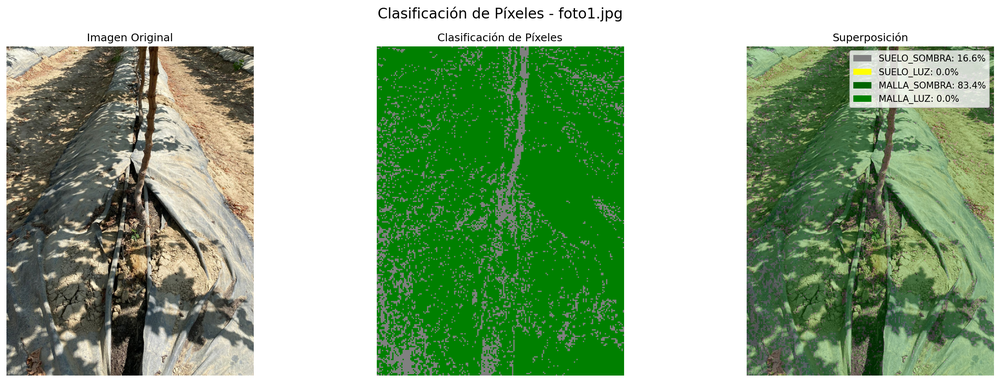
#> input picture pixel_test_foto1.png, 1000 x 382 px, shrunk from 2325 x 889 before the run
$ python -i procesamiento_service_v2.py   (imports and definitions only)
#> lines starting #> are read from the running program, lines starting #| are printed output that depends on the picture; after the words box and inside, x2 and y2 are one past the last pixel; in counts of white or black regions, pixels touching at a corner belong together
#> further down, picture is the input picture: shape (382, 1000, 3); mean B, G, R 138.1, 172.4, 145.3
import os
import json
import cv2
import numpy as np
import pickle
import joblib
from datetime import datetime
from typing import Dict, Any, Tuple
import tempfile

from src.procesamiento.postprocesamiento import calcular_porcentaje_suelo

class ProcesamientoServiceV2:
    """
    Servicio actualizado para procesar imágenes con modelo perfeccionado
    """

    def __init__(self, modelo_path: str = "modelo_perfeccionado.pkl"):
        self.modelo_path = modelo_path
        self.modelo = None
        self.scaler = None
        self.encoder = None
        self._cargar_modelo()

    def _cargar_modelo(self):
        """Carga el modelo perfeccionado con manejo de compatibilidad"""
        try:
            # Usar joblib directamente (más compatible con scikit-learn)
            data = joblib.load(self.modelo_path)

            if isinstance(data, tuple) and len(data) >= 2:
                self.modelo, self.scaler = data[0], data[1]
                if len(data) == 3:
                    self.encoder = data[2]
                else:
                    self.encoder = None
            else:
                self.modelo = data
                self.scaler = None
                self.encoder = None

            print(f"✅ Modelo cargado con joblib desde: {self.modelo_path}")

        except Exception as e:
            print(f"❌ Error cargando modelo: {e}")
            # Si falla la carga del modelo, crear un modelo dummy para que la app funcione
            print("⚠️ Creando modelo dummy para continuar...")
            self.modelo = None
            self.scaler = None
            self.encoder = None

    # [233 lines left out: functions _clasificacion_basica, extraer_caracteristicas_optimizadas, procesar_imagen_completa, _generar_imagen_resultado_completa, procesar_imagen_bytes, not called in this run]

    def procesar_imagen_visual(self, imagen: np.ndarray) -> Tuple[float, float, np.ndarray]:
        """
        Procesa imagen para visualización - usa exactamente la misma lógica que el código original
        """
        try:
            height, width = imagen.shape[:2]
#> height = 382; width = 1000
            print(f"📏 Dimensiones: {width}x{height}")
#| 📏 Dimensiones: 1000x382

            # Aplicar el modelo si está disponible
            if self.modelo is not None and self.scaler is not None:
                # Procesar imagen completa como en el código original
                pixeles = imagen.reshape(-1, 3)
                caracteristicas = self.extraer_caracteristicas_optimizadas(pixeles)

                # Escalar características
                caracteristicas_scaled = self.scaler.transform(caracteristicas)

                # Clasificar
                etiquetas_pred = self.modelo.predict(caracteristicas_scaled)

                # Decodificar etiquetas si hay encoder
                if self.encoder is not None:
                    etiquetas_pred = self.encoder.inverse_transform(etiquetas_pred)

                print(f"🔍 Etiquetas predichas: {np.unique(etiquetas_pred, return_counts=True)}")

                # Calcular porcentajes usando la función original
                from src.procesamiento.postprocesamiento import calcular_porcentaje_suelo
                porc_luz, porc_sombra, total_suelo = calcular_porcentaje_suelo(etiquetas_pred)

                # Crear máscaras como en el código original
                mask_luz = etiquetas_pred == "LUZ"
                mask_sombra = etiquetas_pred == "SOMBRA"

                # Reshape para imagen 2D
                mask_luz_2d = mask_luz.reshape((height, width))
                mask_sombra_2d = mask_sombra.reshape((height, width))

                # Crear máscara combinada (luz = 255, sombra = 128, resto = 0)
                light_mask = np.zeros((height, width), dtype=np.uint8)
                light_mask[mask_luz_2d] = 255
                light_mask[mask_sombra_2d] = 128

                print(f"🤖 Modelo aplicado - Luz: {porc_luz:.1f}%, Sombra: {porc_sombra:.1f}%")

                return porc_luz, porc_sombra, light_mask

            else:
                # Fallback: usar umbralización simple
                gray = cv2.cvtColor(imagen, cv2.COLOR_BGR2GRAY)
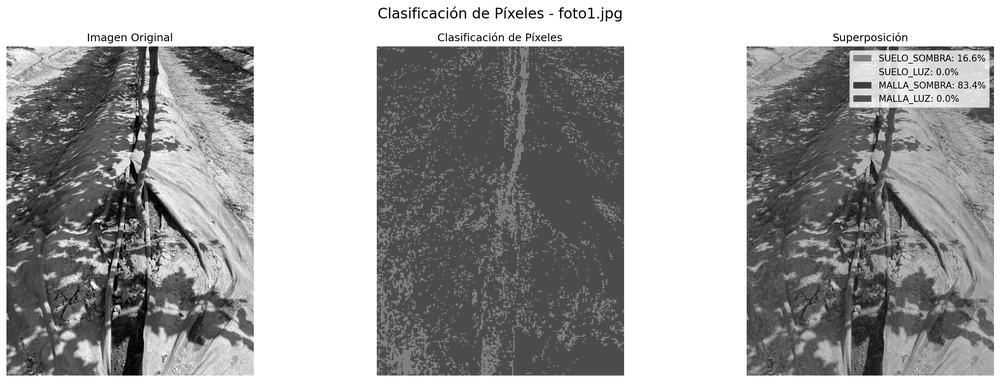
#> gray: shape (382, 1000); min 0, max 255, mean 160.4
                _, light_mask = cv2.threshold(gray, 128, 255, cv2.THRESH_BINARY)
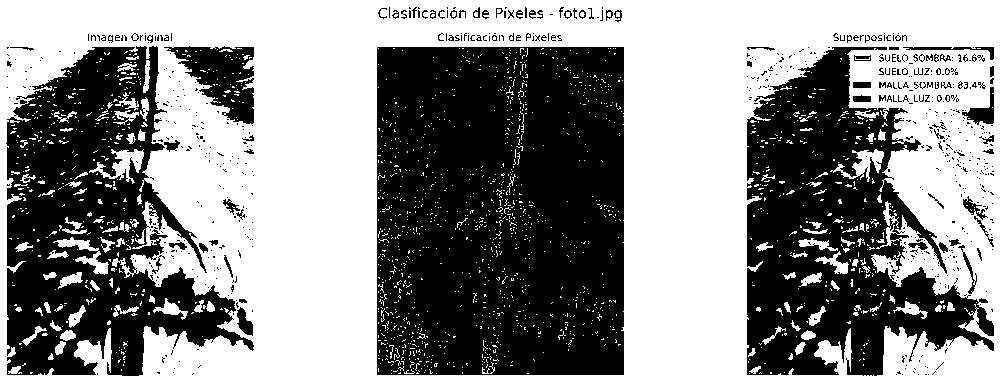
#> light_mask: shape (382, 1000); 55% white; 658 black regions (583 under 20 px), largest, box (x1, y1, x2, y2) and area: (377, 47, 624, 375) 78407, (747, 47, 994, 376) 42038, (6, 46, 254, 376) 41425
                light_pixels = np.sum(light_mask == 255)
#> light_pixels = 210055
                total_pixels = gray.shape[0] * gray.shape[1]
#> total_pixels = 382000

                light_percentage = (light_pixels / total_pixels) * 100
#> light_percentage = 54.99
                shadow_percentage = 100 - light_percentage
#> shadow_percentage = 45.01
                print(f"📊 Fallback aplicado - Luz: {light_percentage:.1f}%, Sombra: {shadow_percentage:.1f}%")
#| 📊 Fallback aplicado - Luz: 55.0%, Sombra: 45.0%

                return light_percentage, shadow_percentage, light_mask

        except Exception as e:
            print(f"❌ Error en procesamiento visual: {e}")
            # Fallback: porcentajes aleatorios para testing
            return 50.0, 50.0, np.zeros((imagen.shape[0], imagen.shape[1]), dtype=np.uint8)

    # [19 lines left out: function _extraer_caracteristicas_simples, not called in this run]

>>> import cv2
>>> picture = cv2.imread('../../pixel_test_foto1.png')
>>> result = ProcesamientoServiceV2().procesar_imagen_visual(picture)
